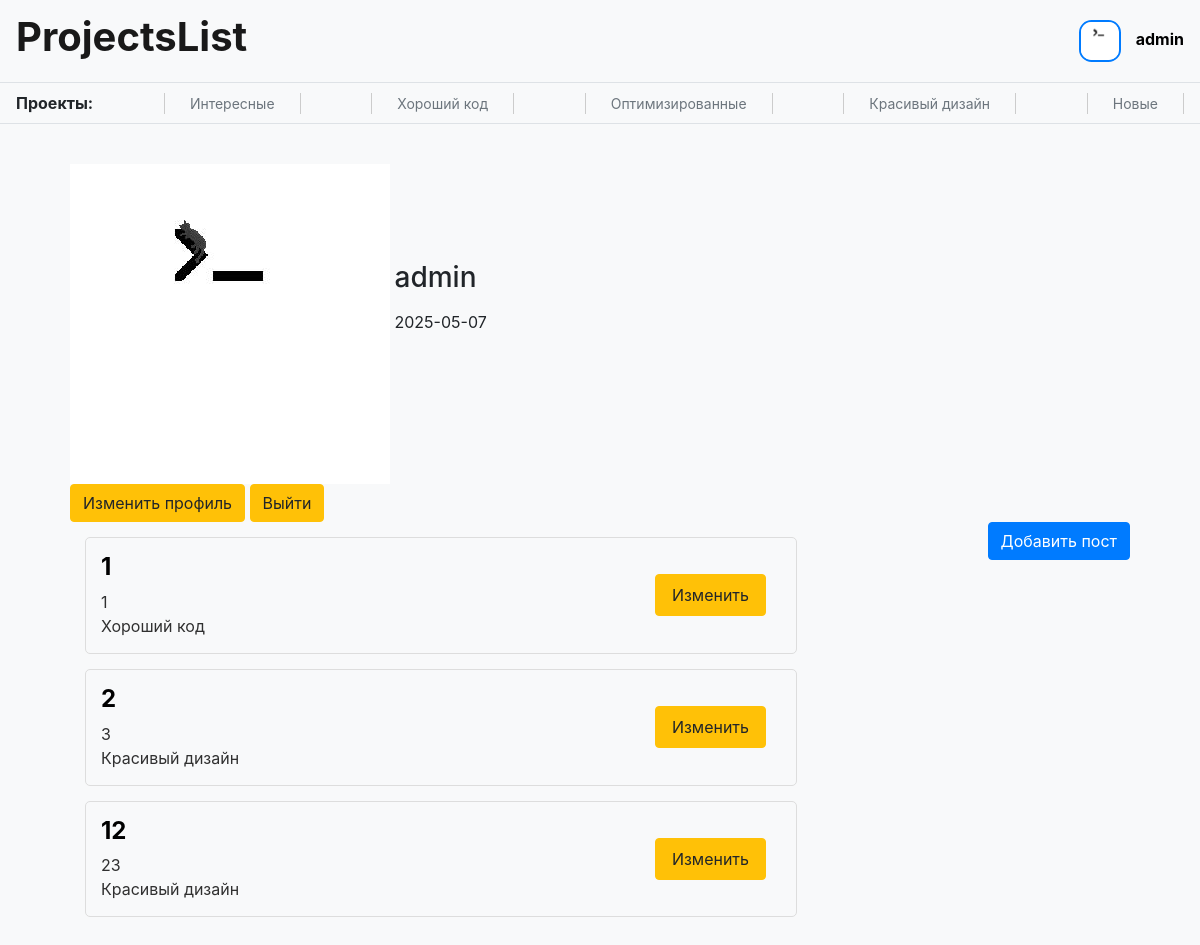
The app's page /user1 (signed in), older data.
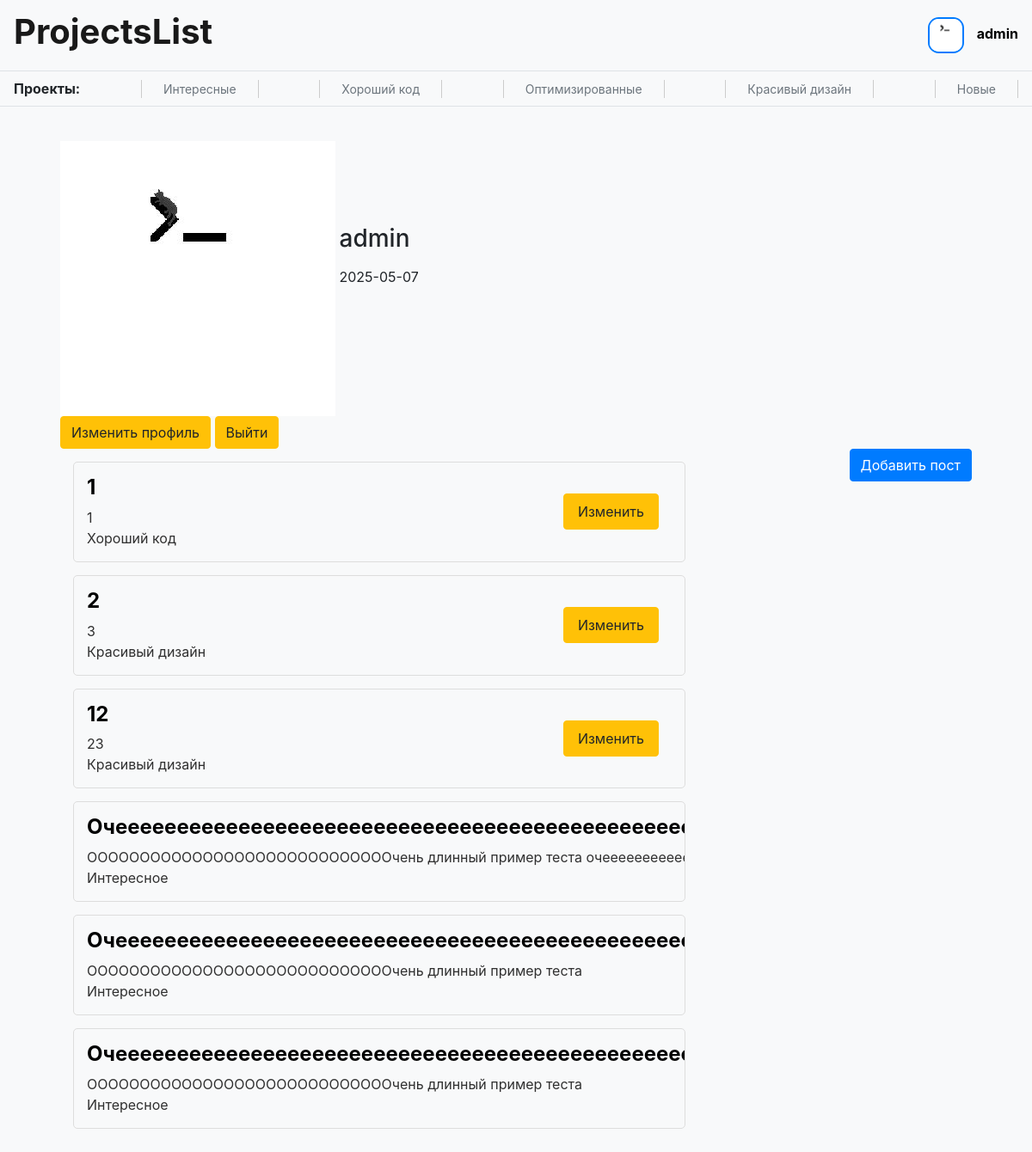
The same page, newer data.
### data/users.py (models this page shows, shortened)
class User(SqlAlchemyBase, UserMixin):
    __tablename__ = 'users'
    id = sa.Column(sa.Integer, primary_key=True, autoincrement=True)
    name = sa.Column(sa.String)
    mail = sa.Column(sa.String, unique=True)
    hashed_password = sa.Column(sa.String)
    info = sa.Column(sa.String)
    image = sa.Column(sa.String)
    github = sa.Column(sa.String)
    create_time = sa.Column(sa.DateTime, default=datetime.now)
    posts = sa.orm.relationship('Post', back_populates='author')
    comments = sa.orm.relationship('Comment', back_populates='author')
    liked_posts = sa.orm.relationship('Post', back_populates='users_who_liked', secondary='rating_posts')
    liked_comments = sa.orm.relationship('Comment', back_populates='users_who_liked', secondary='rating_comments')

### data/posts.py (models this page shows)
class Post(SqlAlchemyBase):
    __tablename__ = 'posts'
    id = sa.Column(sa.Integer, primary_key=True, autoincrement=True)
    title = sa.Column(sa.String)
    text = sa.Column(sa.String)
    project_link = sa.Column(sa.String)
    category = sa.Column(sa.String)
    like = sa.Column(sa.Integer, default=0)
    dislike = sa.Column(sa.Integer, default=0)
    create_time = sa.Column(sa.DateTime, default=datetime.now)
    author = sa.orm.relationship('User', back_populates='posts')
    author_id = sa.Column(sa.Integer, sa.ForeignKey('users.id'))
    users_who_liked = sa.orm.relationship('User', back_populates='liked_posts', secondary='rating_posts')
    comments = sa.orm.relationship('Comment', back_populates='post')

### server.py (the view)
@app.route('/user<int:user_id>')
def user_page(user_id):
    try:
        db = db_session.create_session()
        user = db.query(User).filter(User.id == user_id).first()
        return flask.render_template('user_page.html', title='Страница пользователя', user=user)
    finally:
        db.close()

### data/db_session.py (called while the page is built)
def create_session() -> Session:
    global __factory
    return __factory()

### server.py (called while the page is built)
@login_manager.user_loader
def load_user(user_id):
    try:
        db = db_session.create_session()
        return db.query(User).get(user_id)
    finally:
        db.close()

### templates/user_page.html (shortened to what this page needs)
{% extends "base.html" %}
{% block content %}
<div class='container'>
	<div style='display: inline-block'>
		<img src='./{{user.image}}' alt='иконка пользователя'/>
	</div>
	<div style='display: inline-block'>
		<h3>{{user.name}}</h3>
		<p>{{user.create_time.date()}}</p>
	</div>
	<div>
	{% if user.id == current_user.id %}
	<a class='btn btn-warning' href='/user{{user.id}}/edit'>Изменить профиль</a>
	<a class='btn btn-warning' href='/logout'>Выйти</a>
	{% endif %}
	</div>
	<div class='posts' style='display: inline-block'>
		{% for post in user.posts %}
		<div class='small-post'>
		<div style='display: inline-block;'>
			<a href='posts/{{post.id}}'>
			<h4>{{post.title}}</h4>
			</a>
			<p>{{post.text}}</p>
			<p>{{post.category}}</p>
		</div>
		{% if current_user.id == post.author.id %}
		<div style='display: inline-block; float: right;'>
			<a type='button' class='btn btn-warning' href='posts/edit/{{post.id}}'>Изменить</a>
		</div>
		{% endif %}
		</div>
		{% endfor %}
	</div>
	{% if current_user.is_authenticated %}
	<a class='btn btn-primary' href='/add_post' style='text-align: center; float: right'>Добавить пост</a>
	{% endif %}
{% endblock %}

### templates/base.html (shortened to what this page needs)
<!doctype html>
<html lang="en">
<head>
    <link rel="stylesheet"
          href="https://stackpath.bootstrapcdn.com/bootstrap/4.4.1/css/bootstrap.min.css"
>
    <link text="text/css"  href="{{ url_for('static', filename='css/style.css') }}" rel="stylesheet">
</head>
<body>
<header>
    <nav class="navbar navbar-light bg-light">
        <a class="navbar-brand" href='/'><h1><b>ProjectsList</b></h1></a>
        {% if current_user.is_authenticated %}
        	<div class='user-navbar'>
			<img class='user-icon' src='/{{current_user.image}}' width='42' height='42' /img>
			<a class='user-name' href="/user{{current_user.id}}">{{ current_user.name }}</a>
		</div>
        {% else %}
		<a class="btn btn-primary " href="/register">Зарегистрироваться</a>
		<a class="btn btn-success" href="/login">Войти</a>
        {% endif %}
    </nav>
    <nav class="category navbar navbar-light bg-light">
        <b>Проекты:</b>
        <a href='/interesting'>Интересные</a>
        <a href='/goodcode'>Хороший код</a>
        <a href='/optimized'>Оптимизированные</a>
        <a href='/beautifuldesign '>Красивый дизайн</a>
        <a href='/new'>Новые</a>
    </nav>
</header>
<main role="main" class='container'>
    {% block content %}{% endblock %}
</main>
</body>
</html>

### static/css/style.css (style rules this page uses)
.small-post { border: 1px solid #ddd; border-radius: 5px; margin: 15px; padding: 15px; align-items: center; display: flex; justify-content: space-between; overflow: hidden; white-space: nowrap; text-overflow: ellipsis; }
.small-post p { color: #303030; margin: 0px; text-overflow: ellipsis; }
.small-post h4 { color: black; font-weight: bold; overflow: hidden; white-space: nowrap; text-overflow: ellipsis; }
.posts { width: 70%; display: flex; flex-direction: column; align-items: center; }
.posts .btn { display: block; cursor: pointer; text-align: center; margin: 15px; padding: 8px 16px; margin-left: 16px; flex-shrink: 0; }
.container { justify-content: space-between; flex-wrap: wrap; padding: 20px; }
body { background-color: #f8f9fa; }
.navbar { border-bottom: 1px solid #dee2e6; }
.navbar a { text-decoration: none; color: #000; }
.user-icon { border-radius: 30%; margin-right: 10px; border: 2px solid #007bff; }
.user-name { color: #007bff; font-weight: bold; text-decoration: none; }
.category a { color: #6c757d; font-size: 14px; border-right: 1px solid; border-left: 1px solid; border-color: #ccc; padding-right: 25px; padding-left: 25px; }

Row changes from the older to the newer data that the page shows:
added Post: title "Очееееееееееееееееееееееееееееееееееееееееееее…", text "ОООООООООООООООООООООООООООООчень длинный пример теста очеееееее…", category "Интересное"
added Post: title "Очееееееееееееееееееееееееееееееееееееееееееее…", text "ОООООООООООООООООООООООООООООчень длинный пример теста", category "Интересное"
added Post: title "Очееееееееееееееееееееееееееееееееееееееееееее…", text "ОООООООООООООООООООООООООООООчень длинный пример теста", category "Интересное"
